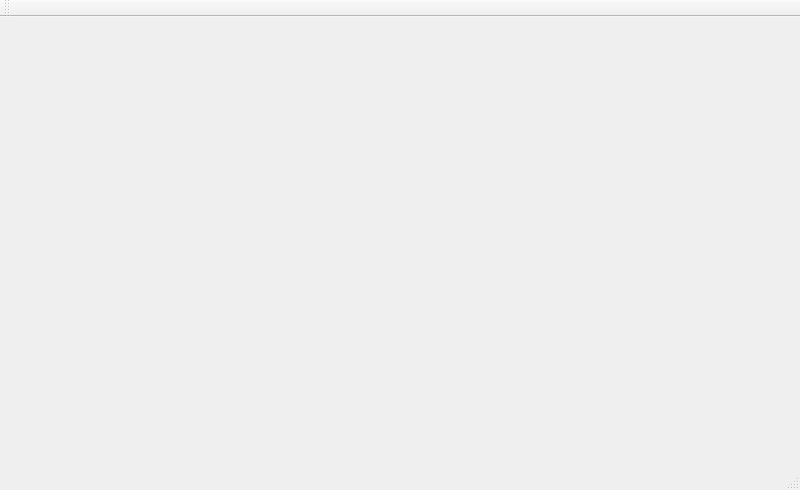
<?xml version="1.0" encoding="UTF-8"?>
<ui version="4.0">
 <class>MainWindow</class>
 <widget class="QMainWindow" name="MainWindow">
  <property name="geometry">
   <rect>
    <x>0</x>
    <y>0</y>
    <width>800</width>
    <height>490</height>
   </rect>
  </property>
  <property name="windowTitle">
   <string>MainWindow</string>
  </property>
  <widget class="QWidget" name="centralWidget">
   <layout class="QGridLayout" name="gridLayout">
    <item row="0" column="0">
     <layout class="QVBoxLayout" name="verticalLayout" stretch="40,10,10,10">
      <item>
       <widget class="QCustomPlot" name="widget" native="true"/>
      </item>
      <item>
       <widget class="QCustomPlot" name="widget_QCPBars" native="true"/>
      </item>
      <item>
       <widget class="QCustomPlot" name="widget_2" native="true"/>
      </item>
      <item>
       <widget class="QCustomPlot" name="widget_3" native="true"/>
      </item>
     </layout>
    </item>
   </layout>
  </widget>
  <widget class="QMenuBar" name="menuBar">
   <property name="geometry">
    <rect>
     <x>0</x>
     <y>0</y>
     <width>800</width>
     <height>23</height>
    </rect>
   </property>
  </widget>
  <widget class="QToolBar" name="mainToolBar">
   <attribute name="toolBarArea">
    <enum>TopToolBarArea</enum>
   </attribute>
   <attribute name="toolBarBreak">
    <bool>false</bool>
   </attribute>
  </widget>
  <widget class="QStatusBar" name="statusBar"/>
 </widget>
 <layoutdefault spacing="6" margin="11"/>
 <customwidgets>
  <customwidget>
   <class>QCustomPlot</class>
   <extends>QWidget</extends>
   <header location="global">qcustomplot.h</header>
   <container>1</container>
  </customwidget>
 </customwidgets>
 <resources/>
 <connections/>
</ui>
